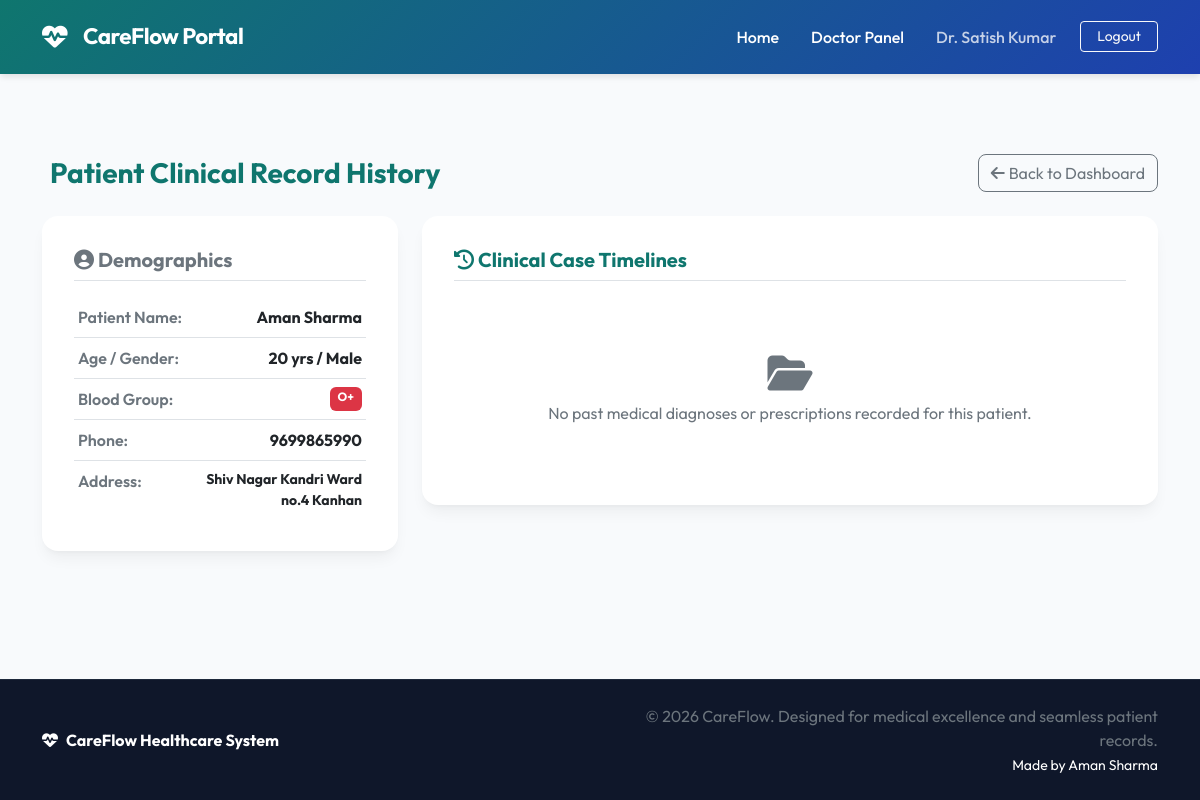
/doctor/patient/1/history (signed in), run on the app's committed database.
### app/models.py (models this page shows, shortened)
class User(db.Model, UserMixin):
    __tablename__ = 'users'
    id = db.Column(db.Integer, primary_key=True)
    email = db.Column(db.String(150), unique=True, nullable=False)
    password_hash = db.Column(db.String(256), nullable=False)
    name = db.Column(db.String(100), nullable=False)
    role = db.Column(db.String(20), nullable=False)  # 'patient', 'doctor', 'admin'
    created_at = db.Column(db.DateTime, default=datetime.utcnow)
    patient_profile = db.relationship('Patient', backref='user', uselist=False, cascade="all, delete-orphan")
    doctor_profile = db.relationship('Doctor', backref='user', uselist=False, cascade="all, delete-orphan")

class Patient(db.Model):
    __tablename__ = 'patients'
    id = db.Column(db.Integer, primary_key=True)
    user_id = db.Column(db.Integer, db.ForeignKey('users.id'), unique=True, nullable=False)
    phone = db.Column(db.String(20), nullable=True)
    date_of_birth = db.Column(db.Date, nullable=True)
    gender = db.Column(db.String(10), nullable=True)
    blood_group = db.Column(db.String(5), nullable=True)
    address = db.Column(db.String(200), nullable=True)
    appointments = db.relationship('Appointment', backref='patient', lazy=True, cascade="all, delete-orphan")
    medical_records = db.relationship('MedicalRecord', backref='patient', lazy=True, cascade="all, delete-orphan")
    prescriptions = db.relationship('Prescription', backref='patient', lazy=True, cascade="all, delete-orphan")

### app/doctor/routes.py (the view)
    def wrapper(*args, **kwargs):
        if not current_user.is_authenticated or current_user.role != 'doctor':
            flash("Unauthorized access. This area is reserved for Physicians.", "danger")
            return redirect(url_for('doctor.doctor_login'))
        return func(*args, **kwargs)

### app/doctor/routes.py (called while the page is built)
def doctor_only(func):
    def wrapper(*args, **kwargs):
        if not current_user.is_authenticated or current_user.role != 'doctor':
            flash("Unauthorized access. This area is reserved for Physicians.", "danger")
            return redirect(url_for('doctor.doctor_login'))
        return func(*args, **kwargs)
    wrapper.__name__ = func.__name__
    return wrapper

@doctor_bp.route('/patient/<int:patient_id>/history')
@login_required
@doctor_only
def patient_history(patient_id):
    patient = Patient.query.get_or_404(patient_id)
    records = MedicalRecord.query.filter_by(patient_id=patient.id).order_by(MedicalRecord.record_date.desc()).all()
    prescriptions = Prescription.query.filter_by(patient_id=patient.id).order_by(Prescription.prescription_date.desc()).all()
    age = None
    if patient.date_of_birth:
        age = datetime.utcnow().date().year - patient.date_of_birth.year
    return render_template('doctor/patient_history.html',
                           patient=patient,
                           age=age,
                           records=records,
                           prescriptions=prescriptions)

### app/templates/doctor/patient_history.html (shortened to what this page needs)
{% extends "base.html" %}
{% block content %}
<div class="d-flex align-items-center justify-content-between mb-4">
    <h3 class="fw-bold text-teal mb-0" style="color: var(--primary-color);">
        Patient Clinical Record History
    </h3>
    <a href="{{ url_for('doctor.doctor_dashboard') }}" class="btn btn-outline-secondary rounded-3">
        <i class="fa-solid fa-arrow-left me-1"></i>Back to Dashboard
    </a>
</div>
<div class="row g-4">
    <div class="col-lg-4">
        <div class="card p-3">
            <div class="card-body">
                <h5 class="fw-bold mb-3 border-bottom pb-2 text-secondary"><i class="fa-solid fa-user-circle me-1"></i>Demographics</h5>
                <ul class="list-group list-group-flush">
                    <li class="list-group-item d-flex justify-content-between py-2 px-1">
                        <span class="text-secondary fw-semibold">Patient Name:</span>
                        <span class="fw-bold">{{ patient.user.name }}</span>
                    </li>
                    <li class="list-group-item d-flex justify-content-between py-2 px-1">
                        <span class="text-secondary fw-semibold">Age / Gender:</span>
                        <span class="fw-bold">{{ age if age else 'N/A' }} yrs / {{ patient.gender }}</span>
                    </li>
                    <li class="list-group-item d-flex justify-content-between py-2 px-1">
                        <span class="text-secondary fw-semibold">Blood Group:</span>
                        <span class="badge bg-danger text-white px-2 py-1">{{ patient.blood_group }}</span>
                    </li>
                    <li class="list-group-item d-flex justify-content-between py-2 px-1">
                        <span class="text-secondary fw-semibold">Phone:</span>
                        <span class="fw-bold">{{ patient.phone }}</span>
                    </li>
                    <li class="list-group-item d-flex justify-content-between py-2 px-1">
                        <span class="text-secondary fw-semibold">Address:</span>
                        <span class="fw-bold text-end small" style="max-width: 170px;">{{ patient.address }}</span>
                    </li>
                </ul>
            </div>
        </div>
    </div>
    <div class="col-lg-8">
        <div class="card p-3">
            <div class="card-body">
                <h5 class="fw-bold mb-4 border-bottom pb-2 text-teal" style="color: var(--primary-color);"><i class="fa-solid fa-clock-rotate-left me-1"></i>Clinical Case Timelines</h5>
                {% if records %}
                    <div class="timeline">
                        {% for record in records %}
                        <div class="mb-4 p-3 bg-light rounded-4 border-start border-teal border-4" style="border-left-color: var(--primary-color) !important;">
                            <div class="d-flex align-items-center justify-content-between mb-2">
                                <span class="badge bg-teal text-white px-2.5 py-1" style="background-color: var(--primary-color);">
                                    <i class="fa-solid fa-calendar-alt me-1"></i>{{ record.record_date.strftime('%B %d, %Y') }}
                                </span>
                                <span class="small text-secondary fw-semibold">Diagnosed By: Dr. {{ record.doctor.user.name }} ({{ record.doctor.specialization }})</span>
                            </div>
                            <h6 class="fw-bold text-primary mb-2 mt-1">Diagnosis: {{ record.diagnosis }}</h6>
                            <p class="mb-2 small"><strong>Symptoms:</strong> <br> <span class="text-secondary">{{ record.symptoms }}</span></p>
                            <p class="mb-2 small"><strong>Treatment Plan:</strong> <br> <span class="text-secondary">{{ record.treatment_plan or 'None' }}</span></p>
                            {% for presc in prescriptions %}
                                {% if presc.appointment_id == record.appointment_id %}
                                <div class="border-top pt-2.5 mt-2">
                                    <h6 class="fw-bold text-success small mb-1"><i class="fa-solid fa-prescription me-1"></i>Prescribed Medications:</h6>
                                    <p class="text-secondary small mb-2" style="white-space: pre-line;">{{ presc.medications }}</p>
                                    {% if presc.instructions %}
                                        <p class="text-secondary small mb-2"><strong>Advice:</strong> {{ presc.instructions }}</p>
                                    {% endif %}
                                    <a href="{{ url_for('patient.download_prescription', presc_id=presc.id) }}" class="btn btn-outline-success btn-sm rounded-3 py-1 px-3 mt-1.5">
                                        <i class="fa-solid fa-download me-1"></i>Download Prescription PDF
                                    </a>
                                </div>
                                {% endif %}
                            {% endfor %}
                        </div>
                        {% endfor %}
                    </div>
                {% else %}
                    <div class="text-center py-5">
                        <i class="fa-solid fa-folder-open text-secondary opacity-35 fs-1 mb-2"></i>
                        <p class="text-secondary mb-0">No past medical diagnoses or prescriptions recorded for this patient.</p>
                    </div>
                {% endif %}
            </div>
        </div>
    </div>
</div>
{% endblock %}

### app/templates/base.html (shortened to what this page needs)
<!DOCTYPE html>
<html lang="en">
<head>
    <link rel="stylesheet" href="https://cdnjs.cloudflare.com/ajax/libs/font-awesome/6.4.0/css/all.min.css">
    <link href="https://cdn.jsdelivr.net/npm/bootstrap@5.3.0/dist/css/bootstrap.min.css" rel="stylesheet">
    <link rel="stylesheet" href="{{ url_for('static', filename='css/style.css') }}">
</head>
<body>
    <nav class="navbar navbar-expand-lg navbar-dark bg-primary mb-4">
        <div class="container">
            <a class="navbar-brand d-flex align-items-center" href="{{ url_for('main_index') }}">
                <i class="fa-solid fa-heart-pulse text-white"></i>
                <span class="ms-2">CareFlow Portal</span>
            </a>
            <div class="collapse navbar-collapse" id="navbarNav">
                <ul class="navbar-nav ms-auto align-items-center">
                    <li class="nav-item">
                        <a class="nav-link text-white px-3" href="{{ url_for('main_index') }}">Home</a>
                    </li>
                    {% if current_user.is_authenticated %}
                        {% if current_user.role == 'patient' %}
                            <li class="nav-item">
                                <a class="nav-link text-white px-3" href="{{ url_for('patient.patient_dashboard') }}">My Dashboard</a>
                            </li>
                            <li class="nav-item">
                                <a class="nav-link text-white px-3" href="{{ url_for('patient.book_appt') }}">Book Appointment</a>
                            </li>
                            <li class="nav-item">
                                <span class="nav-link text-white opacity-75 px-3">Hello, {{ current_user.name }}</span>
                            </li>
                            <li class="nav-item">
                                <a class="btn btn-outline-light btn-sm ms-2 px-3 py-1.5" href="{{ url_for('patient.patient_logout') }}">Logout</a>
                            </li>
                        {% elif current_user.role == 'doctor' %}
                            <li class="nav-item">
                                <a class="nav-link text-white px-3" href="{{ url_for('doctor.doctor_dashboard') }}">Doctor Panel</a>
                            </li>
                            <li class="nav-item">
                                <span class="nav-link text-white opacity-75 px-3">Dr. {{ current_user.name }}</span>
                            </li>
                            <li class="nav-item">
                                <a class="btn btn-outline-light btn-sm ms-2 px-3 py-1.5" href="{{ url_for('doctor.doctor_logout') }}">Logout</a>
                            </li>
                        {% endif %}
                    {% endif %}
                </ul>
            </div>
        </div>
    </nav>
    <main class="container my-4 flex-grow-1">
        {% block content %}{% endblock %}
    </main>
    <footer class="footer mt-auto py-4">
        <div class="container text-center">
            <div class="row align-items-center">
                <div class="col-md-6 text-md-start mb-3 mb-md-0">
                    <span class="fw-bold text-white"><i class="fa-solid fa-heart-pulse me-2"></i>CareFlow Healthcare System</span>
                </div>
                <div class="col-md-6 text-md-end">
                    <span class="text-secondary">&copy; 2026 CareFlow. Designed for medical excellence and seamless patient records. <br> <small class="text-white">Made by Aman Sharma</small></span>
                </div>
            </div>
        </div>
    </footer>
</body>
</html>

### app/static/css/style.css (style rules this page uses)
:root { --primary-color: #0f766e; --primary-hover: #0d9488; --secondary-color: #1e40af; --accent-color: #06b6d4; --bg-light: #f8fafc; --card-shadow: 0 10px 15px -3px rgba(0, 0, 0, 0.05), 0 4px 6px -4px rgba(0, 0, 0, 0.05); --hover-shadow: 0 20px 25px -5px rgba(0, 0, 0, 0.1), 0 8px 10px -6px rgba(0, 0, 0, 0.1); }
body { font-family: 'Outfit', 'Inter', -apple-system, BlinkMacSystemFont, "Segoe UI", Roboto, sans-serif; background-color: var(--bg-light); color: #1e293b; display: flex; flex-direction: column; min-height: 100vh; }
.navbar { background: linear-gradient(135deg, var(--primary-color), var(--secondary-color)) !important; box-shadow: 0 4px 6px -1px rgba(0, 0, 0, 0.1); padding: 15px 0; }
.navbar-brand { font-weight: 700; font-size: 1.4rem; letter-spacing: -0.5px; }
.navbar-brand i { margin-right: 8px; font-size: 1.6rem; }
.nav-link { font-weight: 500; transition: all 0.3s ease; }
.card { border: none; border-radius: 16px; box-shadow: var(--card-shadow); transition: all 0.3s cubic-bezier(0.4, 0, 0.2, 1); overflow: hidden; }
footer { background-color: #0f172a; color: #94a3b8; padding: 30px 0; margin-top: auto; border-top: 1px solid #1e293b; }

### data on the page
User: name "Satish Kumar"
User: user.name "Aman Sharma"
Patient: gender "Male", blood_group "O+", phone "9699865990", address "Shiv Nagar Kandri Ward no.4 Kanhan"

### other printed values
{{ age if age else 'N/A' }} "20"
